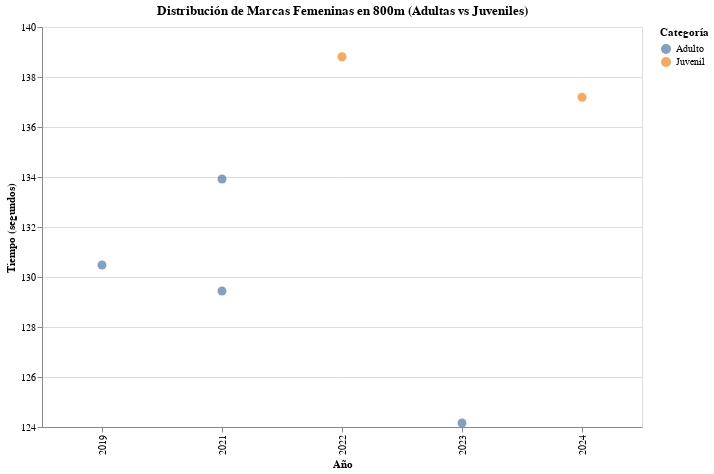

Notebook cell for this chart:
### Code cell
import pandas as pd
import altair as alt

ruta_archivo = '/content/drive/MyDrive/base de datos general visualizacion.csv'
df = pd.read_csv(ruta_archivo, delimiter=';')

df_fem_800 = df[
    (df['Prueba'] == '800m') &
    (df['Categoria'].str.contains('Femenino', na=False))
].copy()

df_fem_800['Marca'] = df_fem_800['Marca'].astype(str).str.replace(',', '.').astype(float)


df_fem_800['Tipo Categoria'] = df_fem_800['Categoria'].apply(
    lambda x: 'Adulto' if 'Adulto' in x else 'Juvenil'
)


grafico = alt.Chart(df_fem_800).mark_circle(size=80).encode(
    x=alt.X('Año:O', title='Año'),
    y=alt.Y('Marca:Q', title='Tiempo (segundos)', scale=alt.Scale(zero=False)),
    color=alt.Color('Tipo Categoria:N', title='Categoría', legend=alt.Legend(orient='right')),
    tooltip=['Nombre Atleta', 'Marca', 'Año', 'Competencia', 'Categoria']
).properties(
    title='Distribución de Marcas Femeninas en 800m (Adultas vs Juveniles)',
    width=600,
    height=400
).interactive()

grafico

### Figure 1 — Vega-Lite specification as saved in the notebook (floating-point values rounded to 4 significant figures)
{"config": {"view": {"continuousWidth": 300, "continuousHeight": 300}}, "data": {"name": "data-cca3463b981ca7b7cc28366fd6b76ca0"}, "mark": {"type": "circle", "size": 80}, "encoding": {"color": {"field": "Tipo Categoria", "legend": {"orient": "right"}, "title": "Categoría", "type": "nominal"}, "tooltip": [{"field": "Nombre Atleta", "type": "nominal"}, {"field": "Marca", "type": "quantitative"}, {"field": "Año", "type": "quantitative"}, {"field": "Competencia", "type": "nominal"}, {"field": "Categoria", "type": "nominal"}], "x": {"field": "Año", "title": "Año", "type": "ordinal"}, "y": {"field": "Marca", "scale": {"zero": false}, "title": "Tiempo (segundos)", "type": "quantitative"}}, "height": 400, "params": [{"name": "param_9", "select": {"type": "interval", "encodings": ["x", "y"]}, "bind": "scales"}], "title": "Distribución de Marcas Femeninas en 800m (Adultas vs Juveniles)", "width": 600, "$schema": "https://vega.github.io/schema/vega-lite/v5.20.1.json", "datasets": {"data-cca3463b981ca7b7cc28366fd6b76ca0": [{"Categoria": "Adulto Femenino", "Prueba": "800m", "Marca": 130.5, "Año": 2019.0, "Competencia": "Sudamericano Adulto", "Nombre Atleta": "Berdine Castillo", "Unnamed: 6": null, "Tipo Categoria": "Adulto"}, {"Categoria": "Adulto Femenino", "Prueba": "800m", "Marca": 129.4, "Año": 2021.0, "Competencia": "Sudamericano Adulto", "Nombre Atleta": "Berdine Castillo", "Unnamed: 6": null, "Tipo Categoria": "Adulto"}, {"Categoria": "Adulto Femenino", "Prueba": "800m", "Marca": 133.9, "Año": 2021.0, "Competencia": "Sudamericano Adulto", "Nombre Atleta": "Josefa Quezada", "Unnamed: 6": null, "Tipo Categoria": "Adulto"}, {"Categoria": "Adulto Femenino", "Prueba": "800m", "Marca": 124.2, "Año": 2023.0, "Competencia": "Sudamericano Adulto", "Nombre Atleta": "Berdine Castillo", "Unnamed: 6": null, "Tipo Categoria": "Adulto"}, {"Categoria": "Juvenil Femenino", "Prueba": "800m", "Marca": 138.8, "Año": 2022.0, "Competencia": "Sudamericano Escolar", "Nombre Atleta": "Karla Pulgar", "Unnamed: 6": null, "Tipo Categoria": "Juvenil"}, {"Categoria": "Juvenil Femenino", "Prueba": "800m", "Marca": 137.2, "Año": 2024.0, "Competencia": "Sudamericano Escolar", "Nombre Atleta": "Fernanda Pavez", "Unnamed: 6": null, "Tipo Categoria": "Juvenil"}]}}
